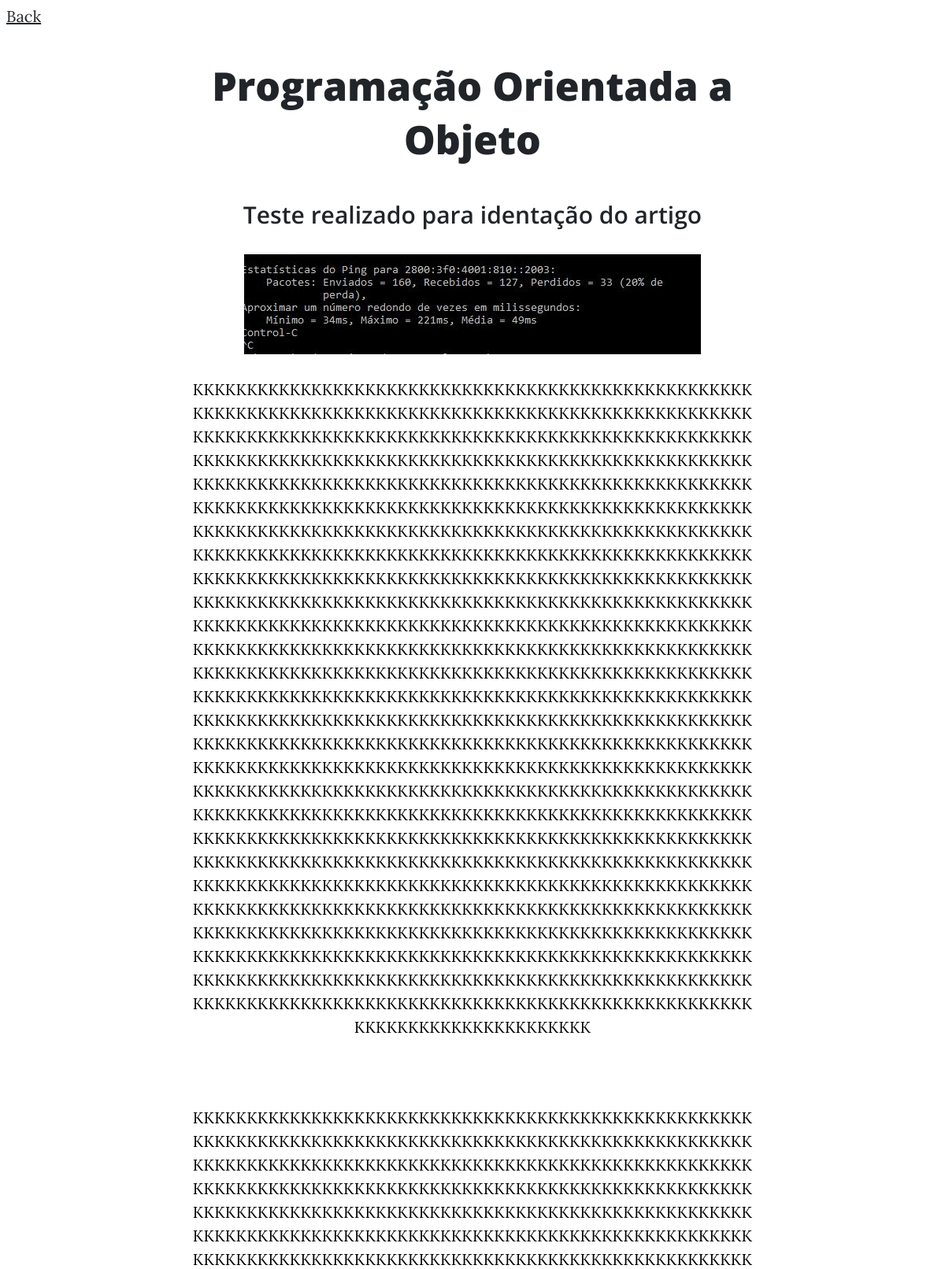
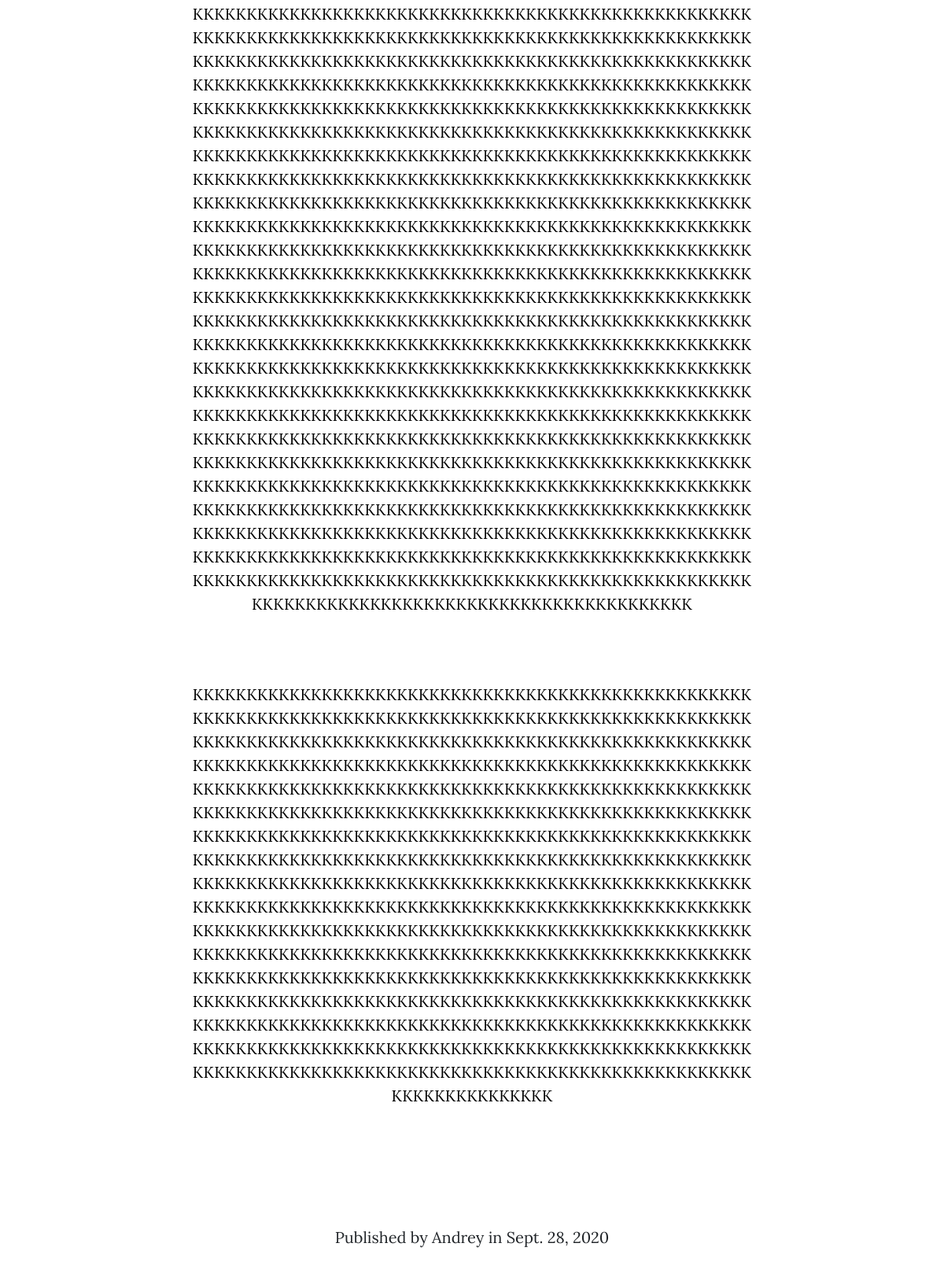
Screenshot of /blog/post/programacao-orientada-objeto/ with the database file from the repository (2 pictures, top to bottom).
### blog/models.py (models this page shows, shortened)
class Post(models.Model):
    STATUS = (
        ('rascunho', 'Rascunho'),
        ('publicado', 'Publicado')
    )
    title = models.CharField(max_length=255)
    subtitle = models.CharField(max_length=255)
    slug = models.SlugField(max_length=255)
    author = models.ForeignKey(User, on_delete=models.CASCADE)
    imagem = ResizedImageField(size=[800, 700],upload_to="blog", blank=True, null=True)
    content = RichTextField()
    publicado = models.DateTimeField(default=timezone.now)
    criado = models.DateTimeField(auto_now_add=True)
    alterado = models.DateTimeField(auto_now=True)
    status = models.CharField(max_length=10, choices=STATUS, default='rascunho')
    class Meta:
        ordering = ('-publicado',)

### blog/views.py (the view)
# urls.py: path('post/<slug:slug>/', views.BlogDetailView.as_view(), name='post_detail'),
class BlogDetailView(DetailView):
    model = Post
    template_name = 'blog/post_detail.html'

### blog/templates/blog/post_detail.html (shortened to what this page needs)
{% load static %}
<html lang="en">
<head>
    <link href="vendor/fontawesome-free/css/all.min.css" rel="stylesheet" type="text/css">
    <link href="{% static 'css/clean-blog.min.css'%}" rel="stylesheet">
</head>
<body>
{% block content %}
<div class="topnav">
    <a class="active" href="/blog/">Back</a>
</div>
<article style="display: flex; justify-content: center;">
    <div class="container" style="word-wrap: break-word; width: 60%;">
        <div class="row">
            <div class="col-lg-8 col-md-20 mx-auto" style="text-align: center;">
                <h1 style="text-align:center; font-size: 250%;"> {{object.title}}</h1>
                <h3 style="text-align: center; font-size: 150%; font-weight: 600;"> {{object.subtitle}}</h3>
                {% if object.imagem %}
                <img  src="{{ object.imagem.url }}">
                {% endif %}
                <p>{{object.content|safe}}</p>
                <p>Published by {{object.author}} in {{object.publicado|date}}</p>
            </div>
        </div>
    </div>
</article>
{% endblock %}
</body>
</html>

### rows the page displays
Post: title "Programação Orientada a Objeto", subtitle "Teste realizado para identação do artigo", imagem (picture), content "KKKKKKKKKKKKKKKKKKKKKKKKKKKKKKKKKKKKKKKKKKKKKKKKKKKKKKKKKKKKKKKKKKKKKKKKKKKKKKKKKKKKKKKKKKKKKKKKKKKKKKKKKKKKKKKKKKKKKKKKKKKKKKKKKKKKKKKKKKKKKKKKKKKKKKKKKKKKKKKKKKKKKKKKKKKKKKKKKKKKKKKKKKKKKKKKKKKKKKKKKKKKKKKKKKKKKKKKKKKKKKKKKKKKKKKKKKKKKKKKKKKKKKKKKKKKKKKKKKKKKKKKKKKKKKKKKKKKKKKKKKKKKKKKKKKKKKKKKKKKKKKKKKKKKKKKKKKKKKKKKKKKKKKKKKKKKKKKKKKKKKKKKKKKKKKKKKKKKKKKKKKKKKKKKKKKKKKKKKKKKKKKKKKKKKKKKKKKKKKKKKKKKKKKKKKKKKKKKKKKKKKKKKKKKKKKKKKKKKKKKKKKKKKKKKKKKKKKKKKKKKKKKKKKKKKKKKKKKKKKKKKKKKKKKKKKKKKKKKKKKKKKKKKKKKKKKKKKKKKKKKKKKKKKKKKKKKKKKKKKKKKKKKKKKKKKKKKKKKKKKKKKKKKKKKKKKKKKKKKKKKKKKKKKKKKKKKKKKKKKKKKKKKKKKKKKKKKKKKKKKKKKKKKKKKKKKKKKKKKKKKKKKKKKKKKKKKKKKKKKKKKKKKKKKKKKKKKKKKKKKKKKKKKKKKKKKKKKKKKK…", author "Andrey", publicado "Sept. 28, 2020"
